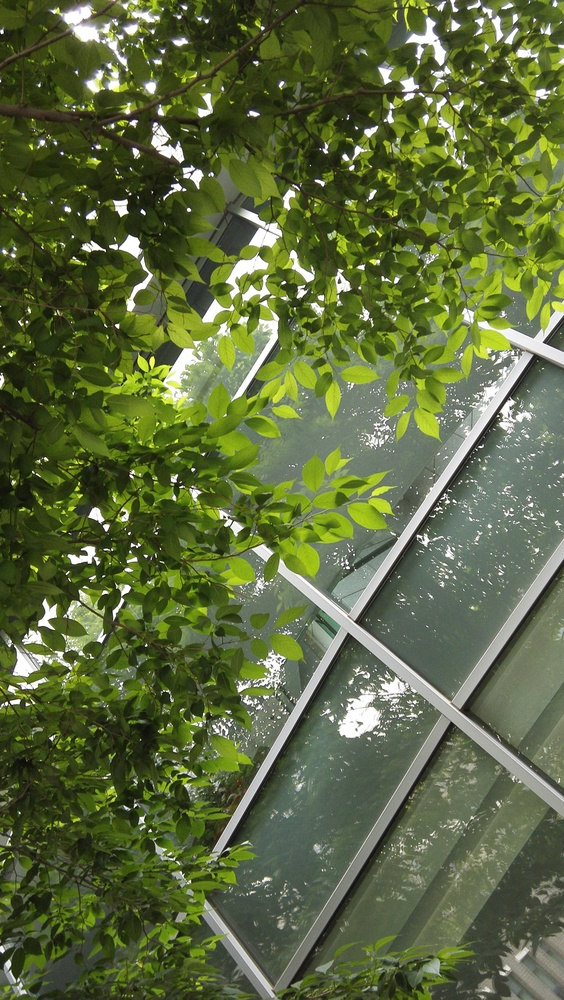
#> input picture OpenCVDemo/image/test.jpg, 564 x 1000 px, shrunk from 1840 x 3264 before the run
$ python opencv_image_demo_1.py   (Python 2 division)
#> lines starting #> are read from the running program, lines starting #| are printed output that depends on the picture
# -*- coding: utf-8 -*-

"""
------------------------------------------------
describe:
主要学习图像的载入，显示，保存
pygo
------------------------------------------------
"""
import cv2


__version__ = "v.10"
__author__ = "PyGo"
__time__ = "2017/3/2"


print 'start'

img = cv2.imread('test.jpg', 0)
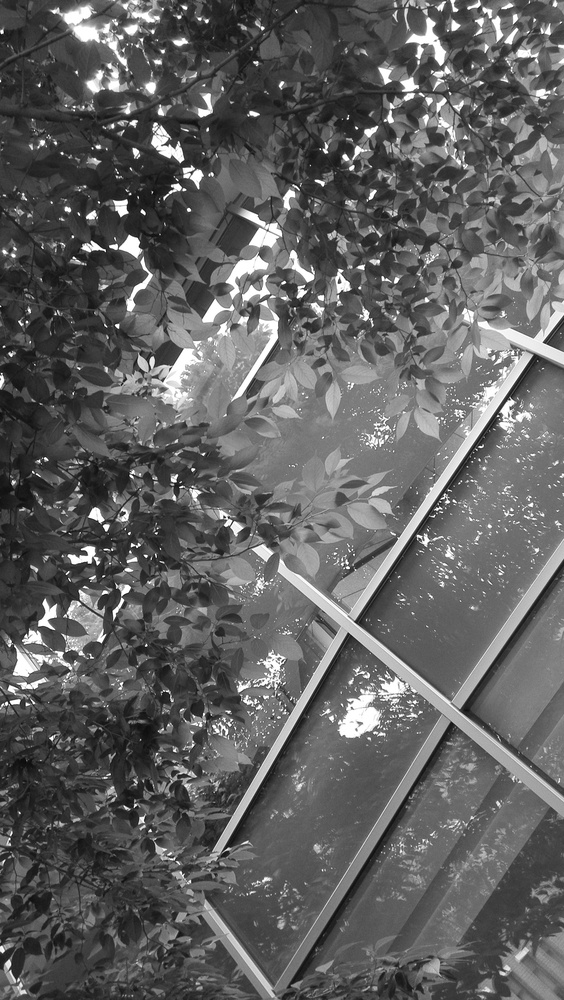
#> img: shape (1000, 564); min 2, max 255, mean 96.6
cv2.imshow('image', img)
key = cv2.waitKey(0) & 0xFF
#> (key Esc is pressed here)
if key == 27:
    cv2.destroyWindow('image')
elif key == ord('s'):
    cv2.imwrite('testcopy.png', img)
    cv2.destroyAllWindows()
